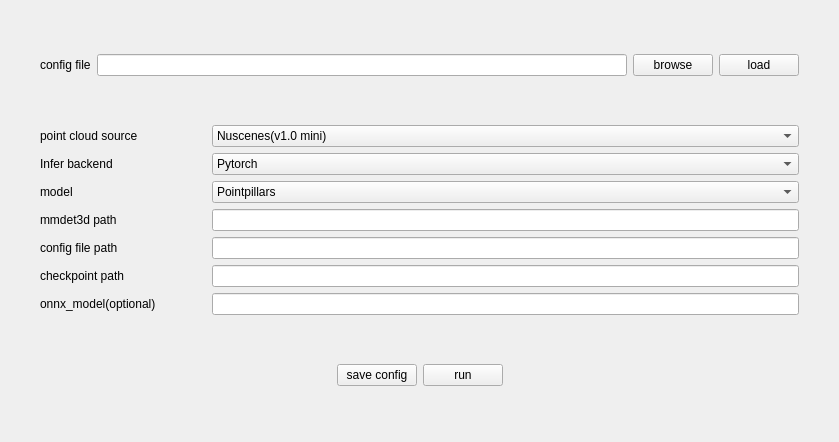
<?xml version="1.0" encoding="UTF-8"?>
<ui version="4.0">
 <class>PointUI</class>
 <widget class="QWidget" name="PointUI">
  <property name="geometry">
   <rect>
    <x>0</x>
    <y>0</y>
    <width>839</width>
    <height>442</height>
   </rect>
  </property>
  <property name="windowTitle">
   <string>pointui</string>
  </property>
  <layout class="QGridLayout" name="gridLayout">
   <property name="leftMargin">
    <number>40</number>
   </property>
   <property name="rightMargin">
    <number>40</number>
   </property>
   <item row="2" column="0">
    <layout class="QHBoxLayout" name="horizontalLayout_2">
     <property name="sizeConstraint">
      <enum>QLayout::SetMinimumSize</enum>
     </property>
     <item>
      <spacer name="horizontalSpacer_2">
       <property name="orientation">
        <enum>Qt::Horizontal</enum>
       </property>
       <property name="sizeHint" stdset="0">
        <size>
         <width>40</width>
         <height>20</height>
        </size>
       </property>
      </spacer>
     </item>
     <item>
      <widget class="QPushButton" name="save_button">
       <property name="text">
        <string>save config</string>
       </property>
      </widget>
     </item>
     <item>
      <widget class="QPushButton" name="run_button">
       <property name="text">
        <string>run</string>
       </property>
      </widget>
     </item>
     <item>
      <spacer name="horizontalSpacer_3">
       <property name="orientation">
        <enum>Qt::Horizontal</enum>
       </property>
       <property name="sizeHint" stdset="0">
        <size>
         <width>40</width>
         <height>20</height>
        </size>
       </property>
      </spacer>
     </item>
    </layout>
   </item>
   <item row="1" column="0">
    <layout class="QHBoxLayout" name="horizontalLayout">
     <item>
      <layout class="QVBoxLayout" name="verticalLayout_3">
       <item>
        <widget class="QLabel" name="label_7">
         <property name="text">
          <string>point cloud source</string>
         </property>
        </widget>
       </item>
       <item>
        <widget class="QLabel" name="label_8">
         <property name="text">
          <string>Infer backend</string>
         </property>
        </widget>
       </item>
       <item>
        <widget class="QLabel" name="label">
         <property name="text">
          <string>model</string>
         </property>
        </widget>
       </item>
       <item>
        <widget class="QLabel" name="label_2">
         <property name="text">
          <string>mmdet3d path</string>
         </property>
        </widget>
       </item>
       <item>
        <widget class="QLabel" name="label_3">
         <property name="text">
          <string>config file path</string>
         </property>
        </widget>
       </item>
       <item>
        <widget class="QLabel" name="label_4">
         <property name="text">
          <string>checkpoint path</string>
         </property>
        </widget>
       </item>
       <item>
        <widget class="QLabel" name="label_5">
         <property name="text">
          <string>onnx_model(optional)</string>
         </property>
        </widget>
       </item>
      </layout>
     </item>
     <item>
      <spacer name="horizontalSpacer">
       <property name="orientation">
        <enum>Qt::Horizontal</enum>
       </property>
       <property name="sizeType">
        <enum>QSizePolicy::Minimum</enum>
       </property>
       <property name="sizeHint" stdset="0">
        <size>
         <width>50</width>
         <height>0</height>
        </size>
       </property>
      </spacer>
     </item>
     <item>
      <layout class="QVBoxLayout" name="verticalLayout_2">
       <item>
        <widget class="QComboBox" name="comboBox_2">
         <item>
          <property name="text">
           <string>Nuscenes(v1.0 mini)</string>
          </property>
         </item>
         <item>
          <property name="text">
           <string>depth camera</string>
          </property>
         </item>
        </widget>
       </item>
       <item>
        <widget class="QComboBox" name="comboBox_3">
         <item>
          <property name="text">
           <string>Pytorch</string>
          </property>
         </item>
         <item>
          <property name="text">
           <string>Onnx runtime</string>
          </property>
         </item>
        </widget>
       </item>
       <item>
        <widget class="QComboBox" name="comboBox">
         <item>
          <property name="text">
           <string>Pointpillars</string>
          </property>
         </item>
         <item>
          <property name="text">
           <string>VoxelNet</string>
          </property>
         </item>
         <item>
          <property name="text">
           <string>SECOND</string>
          </property>
         </item>
        </widget>
       </item>
       <item>
        <widget class="QLineEdit" name="mmdet3d_path"/>
       </item>
       <item>
        <widget class="QLineEdit" name="model_config_path"/>
       </item>
       <item>
        <widget class="QLineEdit" name="ckpt_path"/>
       </item>
       <item>
        <widget class="QLineEdit" name="onnx_model_path"/>
       </item>
      </layout>
     </item>
    </layout>
   </item>
   <item row="0" column="0">
    <layout class="QHBoxLayout" name="horizontalLayout_3">
     <item>
      <widget class="QLabel" name="label_6">
       <property name="text">
        <string>config file</string>
       </property>
      </widget>
     </item>
     <item>
      <widget class="QLineEdit" name="sys_config_path"/>
     </item>
     <item>
      <widget class="QPushButton" name="browse_button">
       <property name="text">
        <string>browse</string>
       </property>
      </widget>
     </item>
     <item>
      <widget class="QPushButton" name="load_button">
       <property name="text">
        <string>load</string>
       </property>
      </widget>
     </item>
    </layout>
   </item>
  </layout>
 </widget>
 <resources/>
 <connections/>
</ui>
